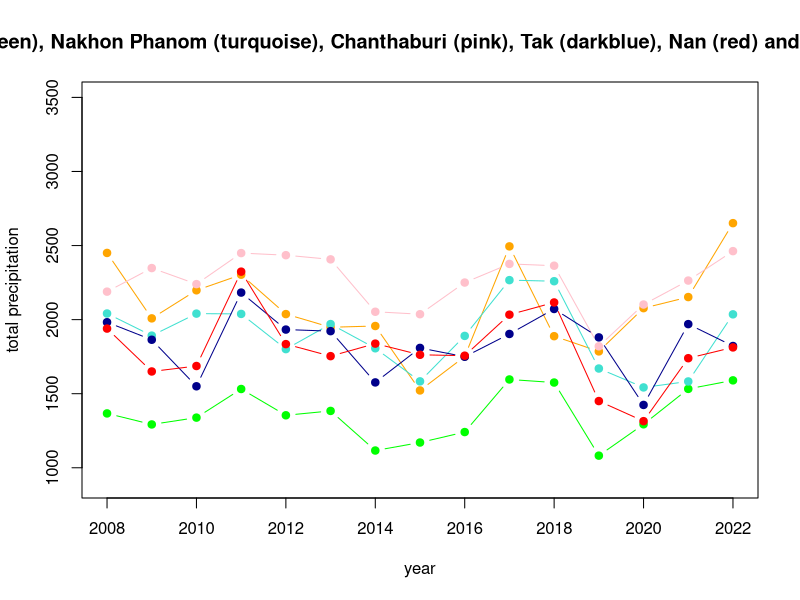
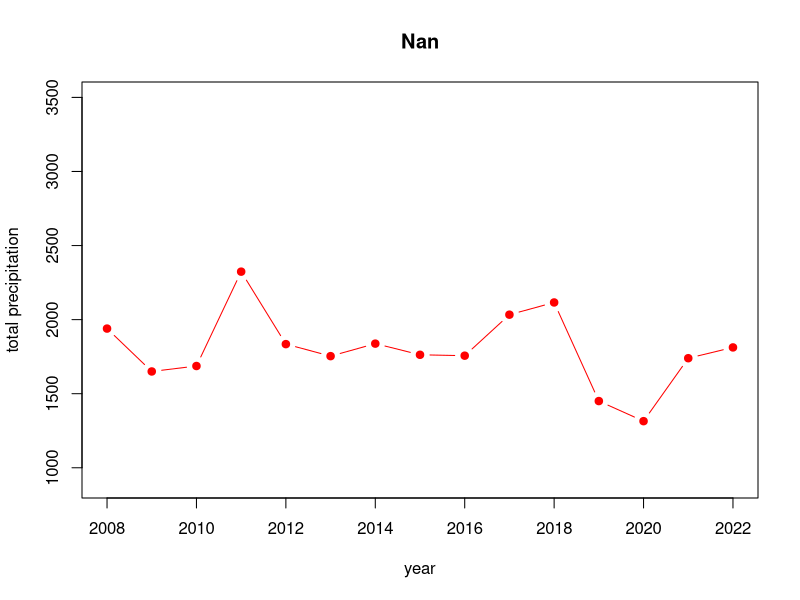
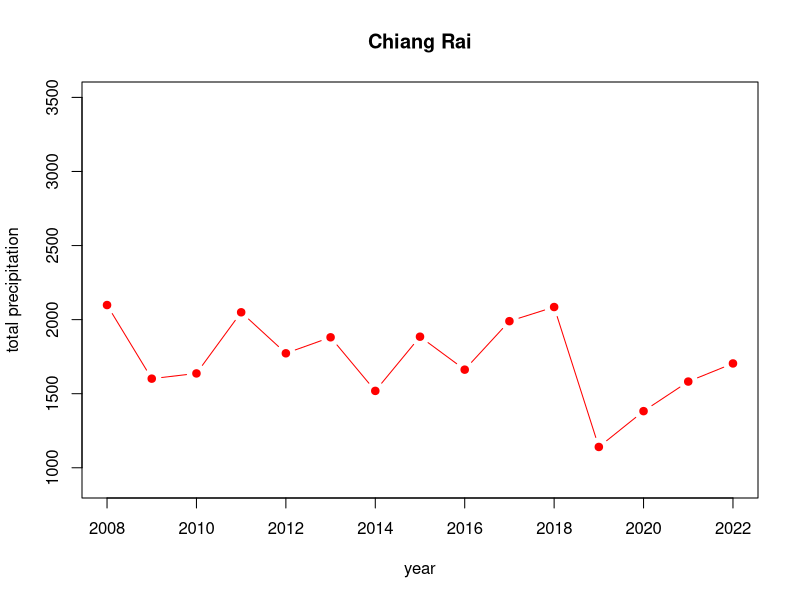
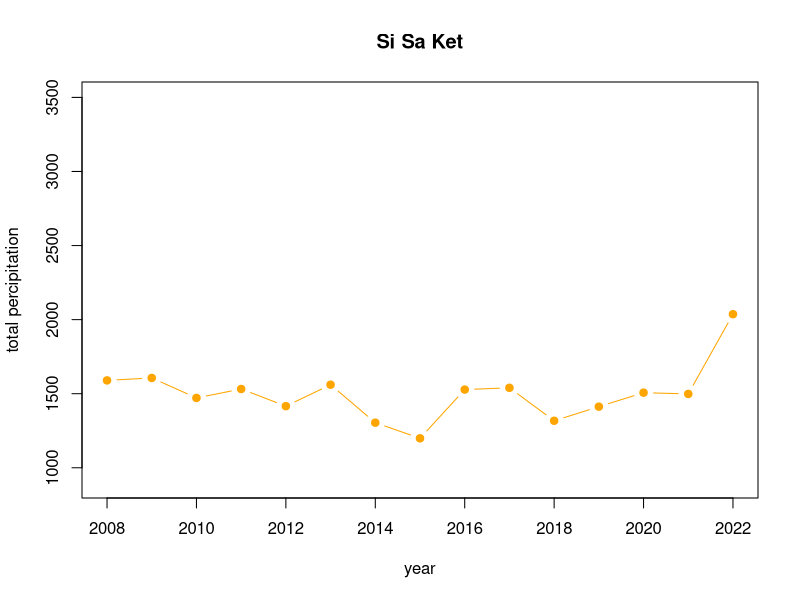
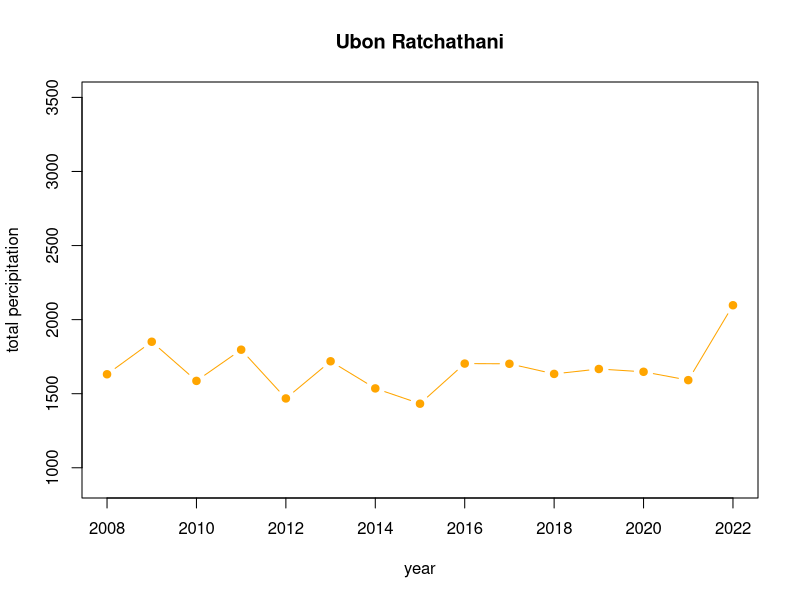
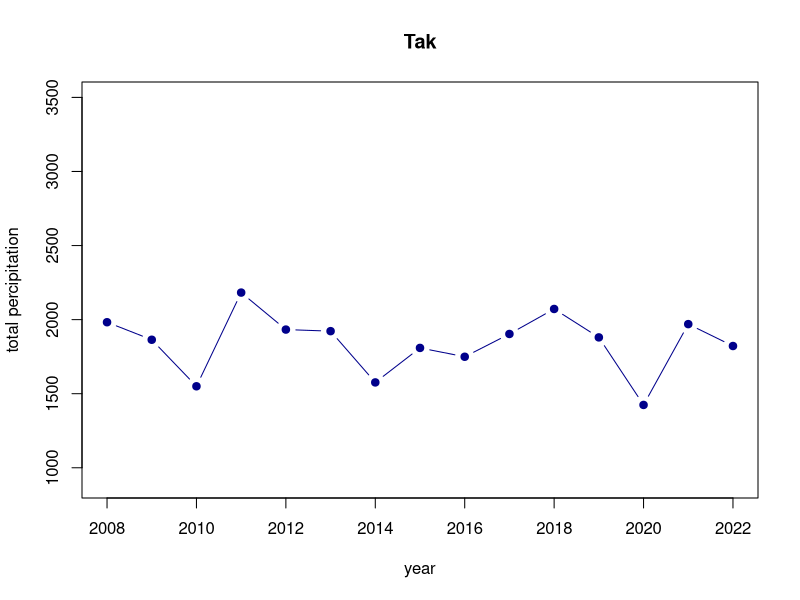
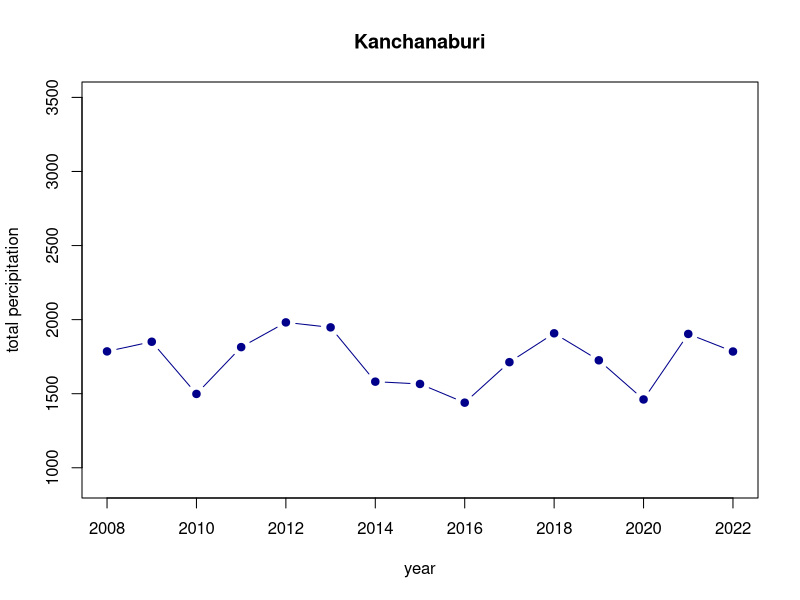
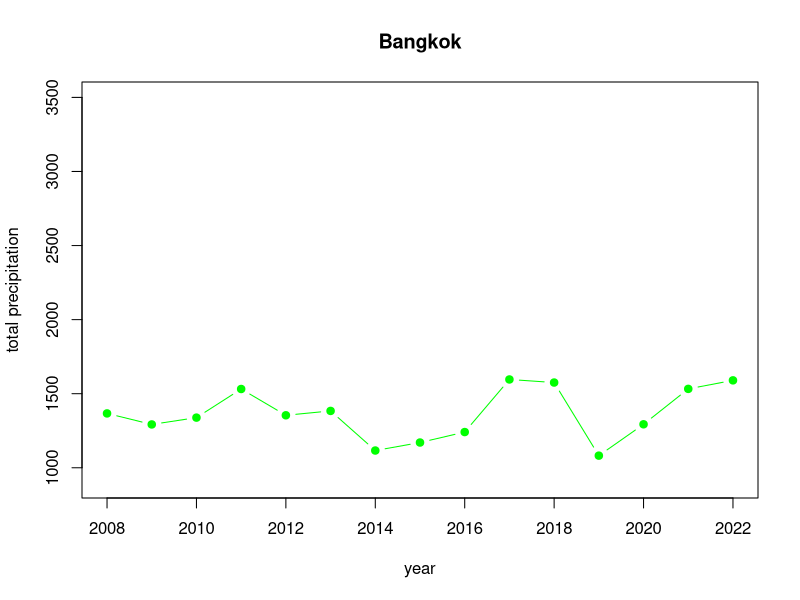

Write the R code that produced these figures, in order.
## ---- chunk 1
install.packages("readxl")
library(readxl)
## ---- chunk 2
Thailand_daymin <- read_excel("Thailand.xlsx",sheet = "era5_t2m_daymin_annual_Thailand")
Thailand_daymin
## ---- chunk 3
Thailand_daymax <- read_excel("Thailand.xlsx",sheet = "era5_t2m_daymax_annual_Thailand")
Thailand_daymax
## ---- chunk 4
Thailand_tp <- read_excel("Thailand.xlsx",sheet = "era5_tp(mm)_annual_Thailand")
Thailand_tp
## ---- chunk 5
Gideon <- read_excel("Dengue_Data.xlsx",sheet = "Gideon")
Gideon
## ---- chunk 6
Thailand_tp_sorted = Thailand_tp[order(Thailand_tp$`2022`, decreasing = TRUE), ]
Thailand_tp_sorted
## ---- chunk 7
#sub districts with Highest Precipitation
Thailand_tp_highest = head(Thailand_tp_sorted)
Thailand_tp_highest_list = Thailand_tp_highest$ADM1_EN
Thailand_tp_highest_list
## ---- chunk 8
#sub districts with Lowest Precipitation
Thailand_tp_lowest = tail(Thailand_tp_sorted) 
Thailand_tp_lowest_list = Thailand_tp_lowest$ADM1_EN
Thailand_tp_lowest_list
## ---- chunk 9
Thailand_daymax_sorted = Thailand_daymax[order(Thailand_daymax$`2022`, decreasing = TRUE), ]
Thailand_daymax_sorted
## ---- chunk 10
#sub districts with Highest max Temperature
Thailand_daymax_highest = head(Thailand_daymax_sorted)
Thailand_daymax_highest_list = Thailand_daymax_highest$ADM1_EN
Thailand_daymax_highest_list
## ---- chunk 11
#sub districts with Lowest max temperature
Thailand_daymax_lowest = tail(Thailand_daymax_sorted) 
Thailand_daymax_lowest_list = Thailand_daymax_lowest$ADM1_EN
Thailand_daymax_lowest_list
## ---- chunk 12
Thailand_daymin_sorted = Thailand_daymin[order(Thailand_daymin$`2022`, decreasing = TRUE), ]
Thailand_daymin_sorted
## ---- chunk 13
#sub districts with Highest min temperature
Thailand_daymin_highest = head(Thailand_daymin_sorted)
Thailand_daymin_highest_list = Thailand_daymin_highest$ADM1_EN
Thailand_daymin_highest_list
Thailand_daymin_highest

## ---- chunk 14
#sub districts with Lowest min temperature
Thailand_daymin_lowest = tail(Thailand_daymin_sorted) 
Thailand_daymin_lowest_list = Thailand_daymin_lowest$ADM1_EN
Thailand_daymin_lowest_list
## ---- chunk 15
Thailand_temp_highest = unique(c(Thailand_daymax_highest_list, Thailand_daymin_highest_list))
Thailand_temp_highest
## ---- chunk 16
Thailand_temp_lowest = unique(c(Thailand_daymax_lowest_list, Thailand_daymin_lowest_list))
Thailand_temp_lowest
## ---- chunk 17
Thailand_temp_highest
## ---- chunk 18
Thailand_temp_lowest
## ---- chunk 19
Thailand_tp_highest_list
## ---- chunk 20
Thailand_tp_lowest_list
## ---- chunk 21
province_names = Thailand_daymax[,2]
province_names
## ---- chunk 22
#Mean over years 2008-2022 per province
Thailand_tp_mean = apply(Thailand_tp[,5:19], 1, mean)
Thailand_tp_province_mean = cbind(province_names, Thailand_tp_mean)
Thailand_tp_province_mean

#Mean Min and Max Temperature per province
Thailand_daymin_mean = apply(Thailand_daymin[,5:19], 1, mean)
Thailand_daymax_mean = apply(Thailand_daymax[,5:19], 1, mean)

#Creation of a new dataframe with daymin and daymay per province
Thailand_daymin_province_mean = cbind(Thailand_daymin_mean, Thailand_daymax_mean)
Thailand_Temp_min_max = cbind(province_names, Thailand_daymin_province_mean) 
Thailand_Temp_min_max
## ---- chunk 23
Thailand_meantemp = apply(Thailand_Temp_min_max[,2:3], 1, mean)
Thailand_temp_mean =  cbind(province_names, Thailand_meantemp)
Thailand_temp_mean
## ---- chunk 24
Thailand_highest_meantemp = Thailand_temp_mean[head(order(Thailand_temp_mean[,2], decreasing = TRUE)),]
Thailand_highest_meantemp
Thailand_highest_meantemp_provinces = Thailand_highest_meantemp[,1]
Thailand_highest_meantemp_provinces
## ---- chunk 25
Thailand_lowest_meantemp = Thailand_temp_mean[tail(order(Thailand_temp_mean[,2], decreasing = TRUE)),]
Thailand_lowest_meantemp
Thailand_lowest_meantemp_provinces = Thailand_lowest_meantemp[,1]
Thailand_lowest_meantemp_provinces
## ---- chunk 26
#mean of each province over all years
Thailand_mean_tp = apply(Thailand_tp[,5:19], 1, mean)
#add name of the provinces to the data frame
Thailand_mean_tp = cbind(province_names, Thailand_mean_tp)
colnames(Thailand_mean_tp) = c("AMD1_EN", "meantp")
## ---- chunk 27
#sort the provinces by mean total precipitation
Thailand_mean_tp[order(Thailand_mean_tp[,2], decreasing = TRUE),]

#Show 6 provinces each with highest and lowest total precipitation 
Thailand_highest_meantp = head(Thailand_mean_tp[order(Thailand_mean_tp[,2], decreasing = TRUE),])
Thailand_lowest_meantp  = head(Thailand_mean_tp[order(Thailand_mean_tp[,2], decreasing = FALSE),])

#show the provinces together with their mean total precipitation
Thailand_highest_meantp
Thailand_lowest_meantp
## ---- chunk 28
Thailand_provinces_north = list("Chiang Mai", "Chiang Rai", "Lampang", "Lamphun", "Mae Hong Son", "Nan", "Phayao", "Phrae", "Uttaradit")

Thailand_provinces_northeastern = list("Amnat Charoen", "Bueng Kan", "Buri Ram", "Chaiyaphum", "Kalasin", "Khon Kaen", "Loei", "Maha Sarakham", "Mukdahan", "Nakhon Phanom", "Nakhon Ratchasima", "Nong Bua Lam Phu", "Nong Khai", "Roi Et", "Sakon Nakhon", "Si Sa Ket", "Surin", "Ubon Ratchathani", "Udon Thani", "Yasothon")

Thailand_provinces_south = list("Chumphon", "Krabi", "Nakhon Si Thammarat", "Narathiwat", "Pattani", "Phangnga", "Phatthalung", "Phuket", "Ranong", "Satun", "Songkhla", "Surat Thani", "Trang", "Yala")

Thailand_provinces_central = list("Ang Thong", "Chachoengsao", "Chai Nat", "Chanthaburi", "Chon Buri", "Kamphaeng Phet", "Kanchanaburi", "Lop Buri", "Nakhon Nayok", "Nakhon Pathom", "Nakhon Sawan", "Nonthaburi", "Pathum Thani", "Phetchabun", "Phetchaburi", "Phichit", "Phitsanulok", "Phra Nakhon Si Ayutthaya", "Prachin Buri", "Prachuap Khiri Khan", "Ratchaburi", "Rayong", "Sa Keao", "Samut Prakan", "Samut Sakhon", "Samut Songkhram", "Saraburi", "Sing Buri", "Sukhothai", "Suphan Buri", "Tak", "Trat", "Uthai Thani")
## ---- chunk 29
#provinces in North Thailand
Thailand_lowest_meantemp_provinces[which(Thailand_lowest_meantemp_provinces %in% Thailand_provinces_north)]

#provinces in Northeastern Thailand
Thailand_lowest_meantemp_provinces[which(Thailand_lowest_meantemp_provinces %in% Thailand_provinces_northeastern)]

#provinces in Central Thailand
Thailand_lowest_meantemp_provinces[which(Thailand_lowest_meantemp_provinces%in% Thailand_provinces_central)]

#provinces in South Thailand
Thailand_lowest_meantemp_provinces[which(Thailand_lowest_meantemp_provinces %in% Thailand_provinces_south)]
## ---- chunk 30
#provinces in North Thailand
Thailand_highest_meantemp_provinces[which(Thailand_highest_meantemp_provinces %in% Thailand_provinces_north)]

#provinces in Northeastern Thailand
Thailand_highest_meantemp_provinces[which(Thailand_highest_meantemp_provinces %in% Thailand_provinces_northeastern)]

#provinces in Central Thailand
Thailand_highest_meantemp_provinces[which(Thailand_highest_meantemp_provinces%in% Thailand_provinces_central)]

#provinces in South Thailand
Thailand_highest_meantemp_provinces[which(Thailand_highest_meantemp_provinces %in% Thailand_provinces_south)]
## ---- chunk 31
#provinces in North Thailand
Thailand_temp_highest[which(Thailand_temp_highest %in% Thailand_provinces_north)]

#provinces in Northeastern Thailand
Thailand_temp_highest[which(Thailand_temp_highest %in% Thailand_provinces_northeastern)]

#provinces in Central Thailand
Thailand_temp_highest[which(Thailand_temp_highest %in% Thailand_provinces_central)]

#provinces in South Thailand
Thailand_temp_highest[which(Thailand_temp_highest %in% Thailand_provinces_south)]
## ---- chunk 32
#provinces in North Thailand
Thailand_temp_lowest[which(Thailand_temp_lowest %in% Thailand_provinces_north)]

#provinces in Northeastern Thailand
Thailand_temp_lowest[which(Thailand_temp_lowest %in% Thailand_provinces_northeastern)]

#provinces in Central Thailand
Thailand_temp_lowest[which(Thailand_temp_lowest %in% Thailand_provinces_central)]

#provinces in South Thailand
Thailand_temp_lowest[which(Thailand_temp_lowest %in% Thailand_provinces_south)]
## ---- chunk 33
#provinces in North Thailand
Thailand_tp_highest_list[which(Thailand_tp_highest_list %in% Thailand_provinces_north)]

#provinces in Northeastern Thailand
Thailand_tp_highest_list[which(Thailand_tp_highest_list %in% Thailand_provinces_northeastern)]

#provinces in Central Thailand
Thailand_tp_highest_list[which(Thailand_tp_highest_list %in% Thailand_provinces_central)]

#provinces in South Thailand
Thailand_tp_highest_list[which(Thailand_tp_highest_list %in% Thailand_provinces_south)]
## ---- chunk 34
#provinces in North Thailand
Thailand_tp_lowest_list[which(Thailand_tp_lowest_list %in% Thailand_provinces_north)]

#provinces in Northeastern Thailand
Thailand_tp_lowest_list[which(Thailand_tp_lowest_list %in% Thailand_provinces_northeastern)]

#provinces in Central Thailand
Thailand_tp_lowest_list[which(Thailand_tp_lowest_list %in% Thailand_provinces_central)]

#provinces in South Thailand
Thailand_tp_lowest_list[which(Thailand_tp_lowest_list %in% Thailand_provinces_south)]
## ---- chunk 35
plot(x = colnames(Thailand_tp[,5:19]), y = Thailand_tp[1,5:19], type = "b", pch = 19, col = "green", xlab = "year", ylab = "total precipitation", main = "Bangkok (green), Nakhon Phanom (turquoise), Chanthaburi (pink), Tak (darkblue), Nan (red) and Pattani (orange)", ylim = c(900,3500)); lines(colnames(Thailand_tp[,5:19]), Thailand_tp[75,5:19], type = "b", pch = 19, col = "orange"); lines(colnames(Thailand_tp[,5:19]), Thailand_tp[37,5:19], type = "b", pch = 19, col = "turquoise"); lines(colnames(Thailand_tp[,5:19]), Thailand_tp[13,5:19], type = "b", pch = 19, col = "pink"); lines(colnames(Thailand_tp[,5:19]), Thailand_tp[51,5:19], type = "b", pch = 19, col = "darkblue"); lines(colnames(Thailand_tp[,5:19]), Thailand_tp[44,5:19], type = "b", pch = 19, col = "red"); 
## ---- chunk 36
##total precipitation in different parts of thailands (directions based on "map_provinces")

#north
plot(x = colnames(Thailand_tp[,5:19]), y = Thailand_tp[44,5:19], type = "b", pch = 19, col="red", ylim = c(900,3500), xlab = "year", ylab = "total precipitation", main = Thailand_tp[44,2])
plot(x = colnames(Thailand_tp[,5:19]), y = Thailand_tp[46,5:19], type = "b", pch = 19, col="red", ylim = c(900,3500), xlab = "year", ylab = "total precipitation", main = Thailand_tp[46,2])

#northeast
plot(x = colnames(Thailand_tp[,5:19]), y = Thailand_tp[22,5:19], type = "b", pch = 19, col="orange", ylim = c(900,3500), xlab = "year", ylab = "total percipitation", main = Thailand_tp[22,2])
plot(x = colnames(Thailand_tp[,5:19]), y = Thailand_tp[23,5:19], type = "b", pch = 19, col="orange", ylim = c(900,3500), xlab = "year", ylab = "total percipitation", main = Thailand_tp[23,2])

#west
plot(x = colnames(Thailand_tp[,5:19]), y = Thailand_tp[51,5:19], type = "b", pch = 19, col="darkblue", ylim = c(900,3500), xlab = "year", ylab = "total percipitation", main = Thailand_tp[51,2])
plot(x = colnames(Thailand_tp[,5:19]), y = Thailand_tp[57,5:19], type = "b", pch = 19, col="darkblue", ylim = c(900,3500), xlab = "year", ylab = "total percipitation", main = Thailand_tp[57,2])


#central
plot(x = colnames(Thailand_tp[,5:19]), y = Thailand_tp[1,5:19], type = "b", pch = 19, col="green", ylim = c(900,3500), xlab = "year", ylab = "total precipitation", main = Thailand_tp[1,2])
plot(x = colnames(Thailand_tp[,5:19]), y = Thailand_tp[2,5:19], type = "b", pch = 19, col="green", ylim = c(900,3500), xlab = "year", ylab = "total precipitation", main = Thailand_tp[2,2])

#east
plot(x = colnames(Thailand_tp[,5:19]), y = Thailand_tp[13,5:19], type = "b", pch = 19, col="pink", ylim = c(900,3500), xlab = "year", ylab = "total precipitation", main = Thailand_tp[13,2])
plot(x = colnames(Thailand_tp[,5:19]), y = Thailand_tp[14,5:19], type = "b", pch = 19, col="pink", ylim = c(900,3500), xlab = "year", ylab = "total precipitation", main = Thailand_tp[14,2])

#south
plot(x = colnames(Thailand_tp[,5:19]), y = Thailand_tp[75,5:19], type = "b", pch = 19, col="orange", ylim = c(900,3500), xlab = "year", ylab = "total precipitation", main = Thailand_tp[75,2])
plot(x = colnames(Thailand_tp[,5:19]), y = Thailand_tp[70,5:19], type = "b", pch = 19, col="orange", ylim = c(900,3500), xlab = "year", ylab = "total precipitation", main = Thailand_tp[70,2])

## ---- chunk 37
hist(Thailand_tp$"2008", ylim=c(0,20), breaks=15, main = colnames(Thailand_tp[,5]), xlab = "total precipitation")
hist(Thailand_tp$"2009", ylim=c(0,20), breaks=15, main = colnames(Thailand_tp[,6]), xlab = "total precipitation")
hist(Thailand_tp$"2010", ylim=c(0,20), breaks=15, main = colnames(Thailand_tp[,7]), xlab = "total precipitation")
hist(Thailand_tp$"2011", ylim=c(0,20), breaks=15, main = colnames(Thailand_tp[,8]), xlab = "total precipitation")
hist(Thailand_tp$"2012", ylim=c(0,20), breaks=15, main = colnames(Thailand_tp[,9]), xlab = "total precipitation")
hist(Thailand_tp$"2013", ylim=c(0,20), breaks=15, main = colnames(Thailand_tp[,10]), xlab = "total precipitation")
hist(Thailand_tp$"2014", ylim=c(0,20), breaks=15, main = colnames(Thailand_tp[,11]), xlab = "total precipitation")
hist(Thailand_tp$"2015", ylim=c(0,20), breaks=15, main = colnames(Thailand_tp[,12]), xlab = "total precipitation")
hist(Thailand_tp$"2016", ylim=c(0,20), breaks=15, main = colnames(Thailand_tp[,13]), xlab = "total precipitation")
hist(Thailand_tp$"2017", ylim=c(0,20), breaks=15, main = colnames(Thailand_tp[,14]), xlab = "total precipitation")
hist(Thailand_tp$"2018", ylim=c(0,20), breaks=15, main = colnames(Thailand_tp[,15]), xlab = "total precipitation")
hist(Thailand_tp$"2019", ylim=c(0,20), breaks=15, main = colnames(Thailand_tp[,16]), xlab = "total precipitation")
hist(Thailand_tp$"2020", ylim=c(0,20), breaks=15, main = colnames(Thailand_tp[,17]), xlab = "total precipitation")
hist(Thailand_tp$"2021", ylim=c(0,20), breaks=15, main = colnames(Thailand_tp[,18]), xlab = "total precipitation")
hist(Thailand_tp$"2022", ylim=c(0,20), breaks=15, main = colnames(Thailand_tp[,19]), xlab = "total precipitation")
## ---- chunk 38
#load Dengue cases and death
cases = read_excel("Dengue_Data.xlsx", sheet = "Dengue_cases")
death = read_excel("Dengue_Data.xlsx", sheet = "Denge_deaths")


#clean data just for Thailand
cases_Thai = cases[,c(1,3)]
death_Thai = death[,c(1,3)]


#plot to see cases and death numbers over time
plot(cases_Thai, type = "b", pch = 19, main = "Dengue cases Thailand"); plot(death_Thai, type = "b", pch = 19, main = "Dengue deaths Thailand") 
